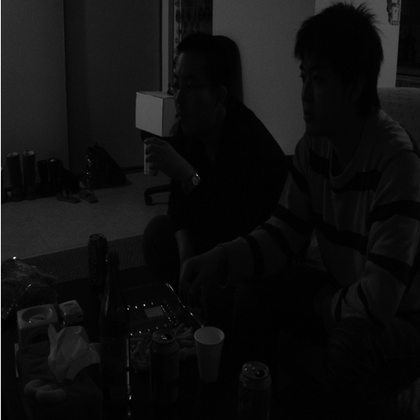
%> input picture DIP_HW2/homosapiens.png, 420 x 420 px, shrunk from 512 x 512 before the run
$ octave HW2_Q1.m   (GNU Octave 9; MATLAB toolbox functions it lacks are replaced by stand-ins)
%> lines starting %> are read from the running program, lines starting %| are printed output that depends on the picture
%First. read the image
Pic=imread('homosapiens.png');
%> Pic is the input picture: size 420x420x3 uint8; min 0, max 235, mean 15.6
subplot(3,2,1),imshow(Pic)                 %show the image
title('gray image')


%Second. Plot the histogram
[m,n]=size(Pic);                           %get the size of picture
%> m = 420; n = 1260
HG=zeros(1,256);                           %set the matrix of histogram
for k=0:255
    HG(k+1)=length(find(Pic==k))/(m*n);    %find the density of each level
end
%> after the loop, HG = 256 values, max 0.118 at index 3, min 0 at index 90, mean 0.00391
subplot(3,2,2),bar(0:255,HG,'b')           %write the histogram
title('Original histogram')
xlabel('Value of pixels')
ylabel('Density of pixels')

%Histogram equalization manually
S=zeros(1,256);
NewPic=zeros(1,256);
for i=1:256
    for j=1:i
        S(i)=HG(j)+S(i);                 %leave space for equalization
        NewPic(i)=round(S(i)*256);
    end
end
%> after the loop, NewPic = 256 values from 1 to 256; S = 256 values from 0.00399 to 1

PE=Pic;
for i=0:255
    PE(find(Pic==i))=NewPic(i+1);              %New image
end
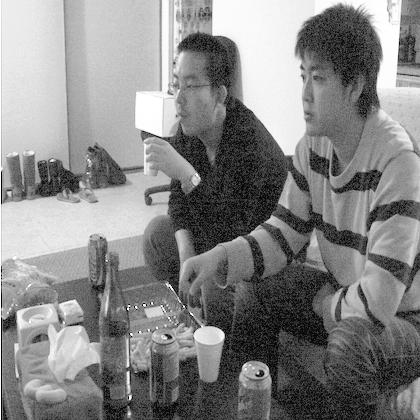
%> PE: size 420x420x3 uint8; min 1, max 255, mean 133.8
subplot(3,2,3),imshow(PE)
title('Picture after equlization')

for i=1:256
    GPeq(i)=sum(HG(find(NewPic==i)));          %find the density
end
%> after the loop, GPeq = 256 values, max 0.118 at index 45, min 0 at index 2, mean 0.00391

subplot(3,2,4),bar(0:255,GPeq,'b')              %Write the Equlization histogram
title('Equlization histogram')
xlabel('Value of pixels')
ylabel('Density of pixels')


%--------------------------------Part 2-------------------------------
FSCS=imadjust(Pic,[0,0.4],[0.0,1.0]);
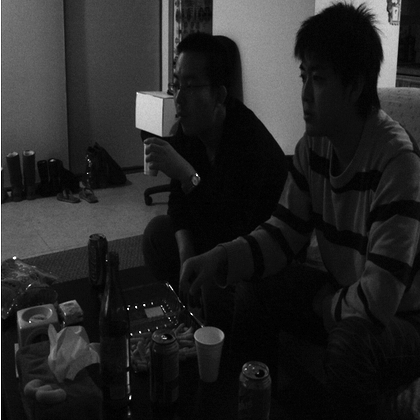
%> FSCS: size 420x420x3 uint8; min 0, max 255, mean 38.5
subplot(3,2,5)
imshow(FSCS)
title('FSCS image')

for k=0:255
    HG(k+1)=length(find(FSCS==k))/(m*n);    %find the density of each level
end
%> after the loop, HG = 256 values, max 0.118 at index 6, min 0 at index 2, mean 0.00391
subplot(3,2,6),bar(0:255,HG,'b')           %write the histogram
title('FSCS histogram')
xlabel('Value of pixels')
ylabel('Density of pixels')
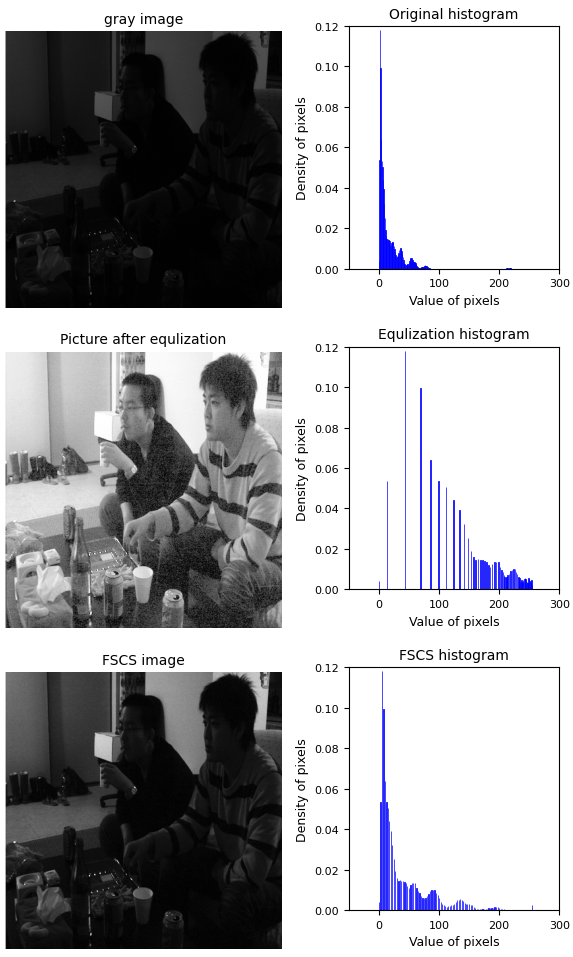
%> figure redrawn from the program's plot data, 6 panels
